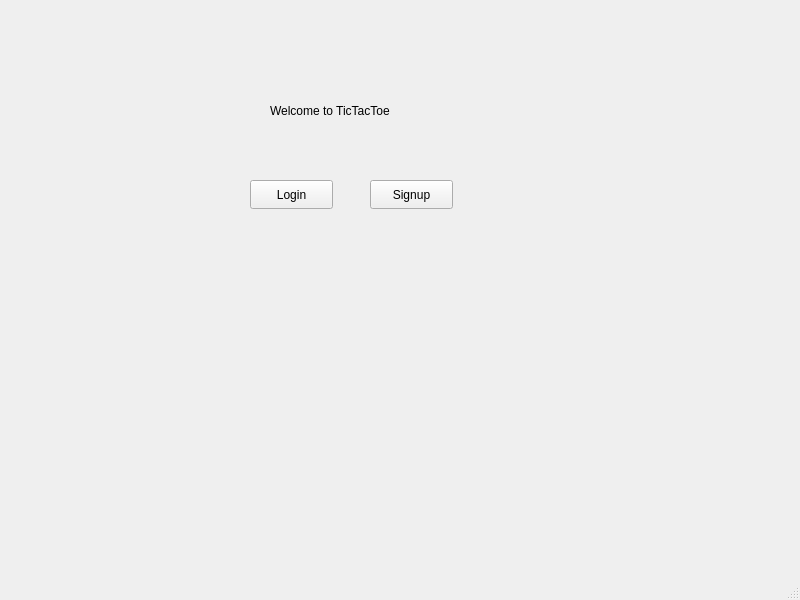
<?xml version="1.0" encoding="UTF-8"?>
<ui version="4.0">
 <class>MainWindow</class>
 <widget class="QMainWindow" name="MainWindow">
  <property name="geometry">
   <rect>
    <x>0</x>
    <y>0</y>
    <width>800</width>
    <height>600</height>
   </rect>
  </property>
  <property name="windowTitle">
   <string>MainWindow</string>
  </property>
  <widget class="QWidget" name="centralwidget">
   <widget class="QLabel" name="label">
    <property name="geometry">
     <rect>
      <x>270</x>
      <y>70</y>
      <width>151</width>
      <height>81</height>
     </rect>
    </property>
    <property name="text">
     <string>Welcome to TicTacToe</string>
    </property>
   </widget>
   <widget class="QPushButton" name="Login_Welc">
    <property name="geometry">
     <rect>
      <x>250</x>
      <y>180</y>
      <width>83</width>
      <height>29</height>
     </rect>
    </property>
    <property name="text">
     <string>Login</string>
    </property>
   </widget>
   <widget class="QPushButton" name="Signup_Welc">
    <property name="geometry">
     <rect>
      <x>370</x>
      <y>180</y>
      <width>83</width>
      <height>29</height>
     </rect>
    </property>
    <property name="text">
     <string>Signup</string>
    </property>
   </widget>
  </widget>
  <widget class="QMenuBar" name="menubar">
   <property name="geometry">
    <rect>
     <x>0</x>
     <y>0</y>
     <width>800</width>
     <height>25</height>
    </rect>
   </property>
  </widget>
  <widget class="QStatusBar" name="statusbar"/>
 </widget>
 <resources/>
 <connections/>
</ui>
